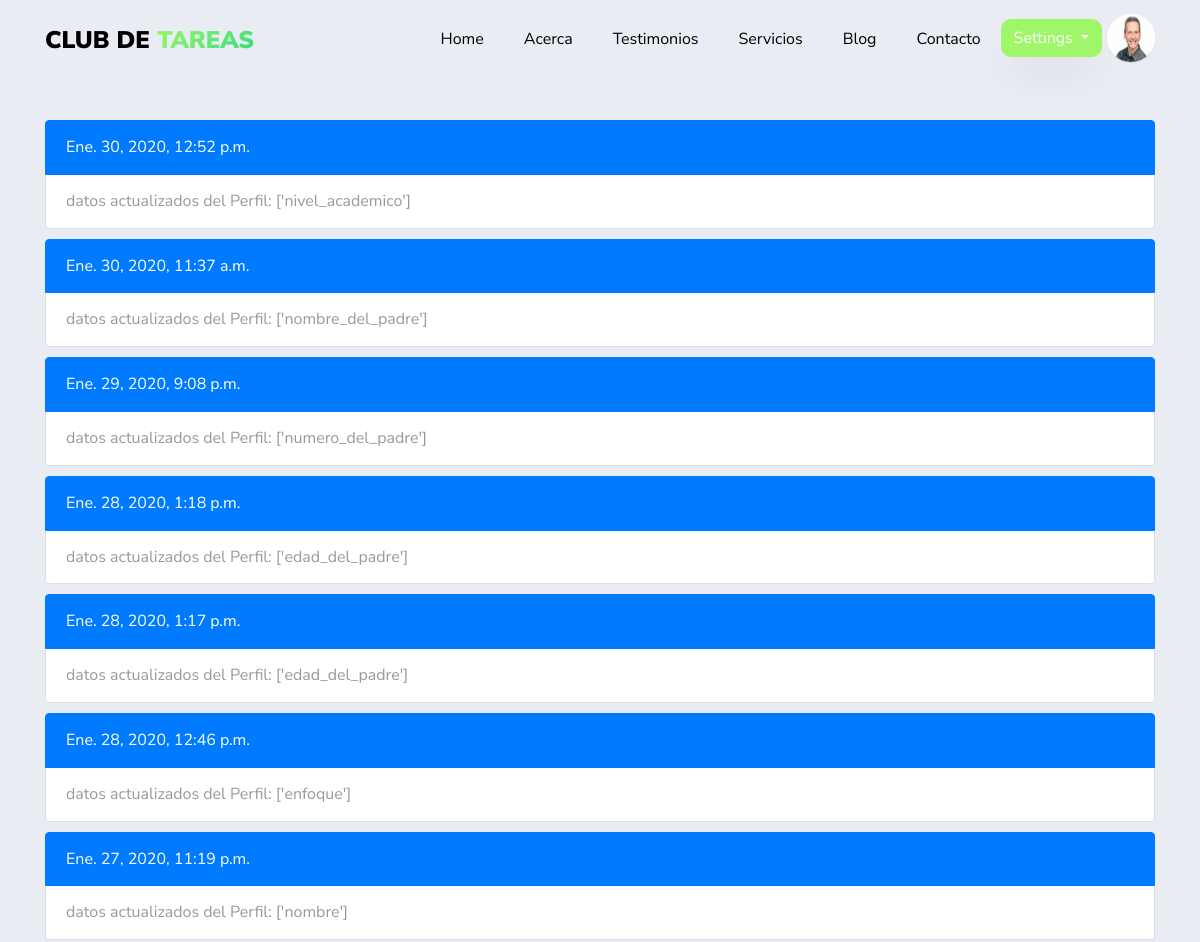
The app's page /historial/ (signed in, upper part), older data.
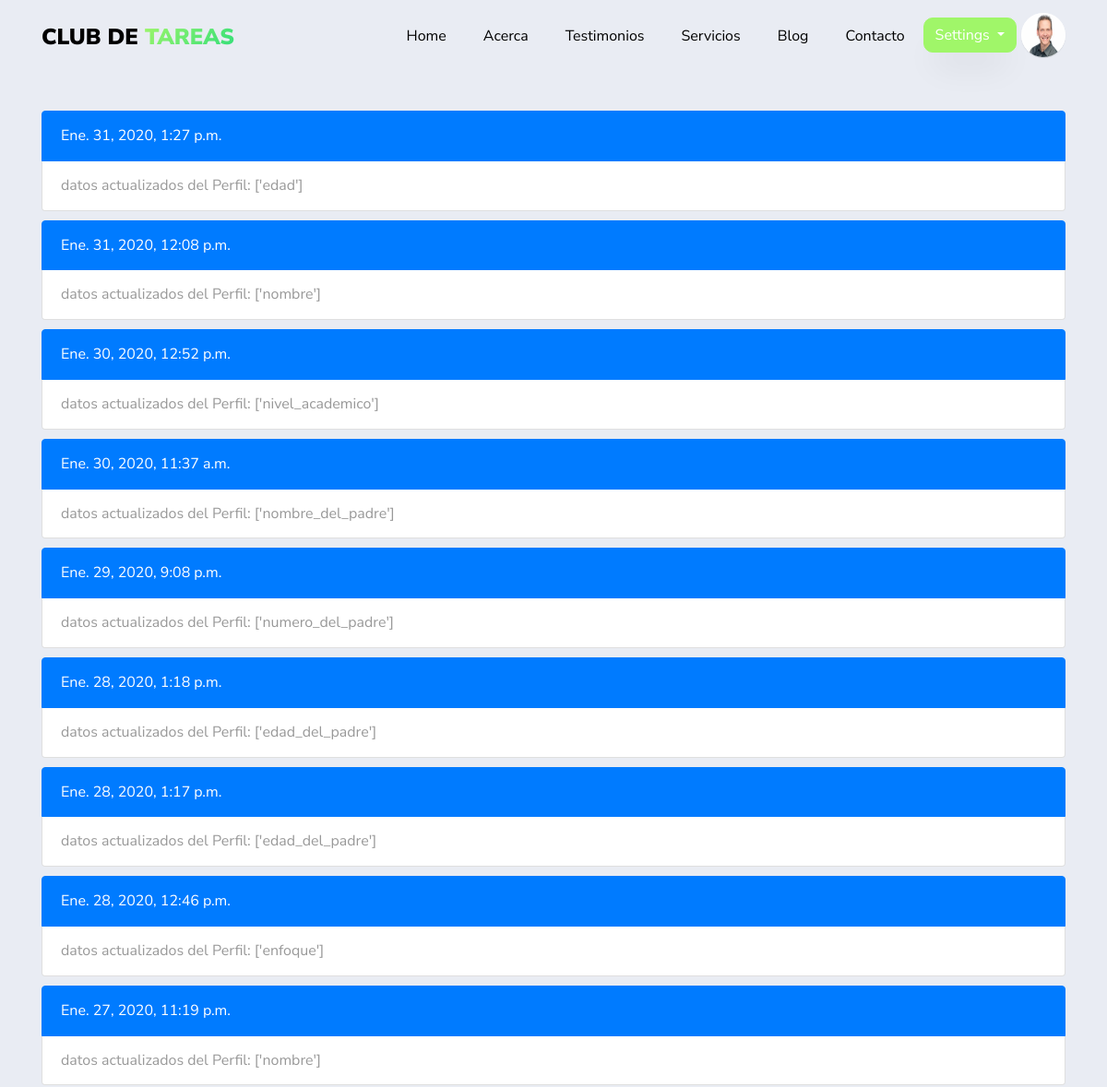
The same page, newer data.
### app/models.py (models this page shows)
class Historial_User(models.Model):
      mensaje = models.CharField(max_length=200)
      usuario = models.ForeignKey(settings.AUTH_USER_MODEL,related_name="historial",on_delete=models.CASCADE,null=True)
      fecha = models.DateTimeField(auto_now_add=True,null=True)
      class Meta:
          verbose_name_plural= "Actividad de los Usuarios"

### app/views.py (the view)
# urls.py: path('historial/',views.historial,name='historial'),
@login_required
def historial(request):
    notificaciones = request.user.historial.all().order_by('-fecha')
    context = {
    'notificaciones': notificaciones
    }
    return render(request,'app/historial.html',context)

### app/templates/app/historial.html (shortened to what this page needs)
{% extends 'app/base.html' %}
{% load static %}
{% block content %}
<section>
  <div class="container">
    <div class="row"  style="margin-top:120px">
        <div class="col-md-12 ftco-animate">
          {% if notificaciones %}
              {% for notifiacion in notificaciones %}
              <ul class="list-group" style="padding-bottom: 10px">
                    <li class="list-group-item active">{{notifiacion.fecha }}</li>
                    <li class="list-group-item">{{ notifiacion.mensaje}}</li>
              </ul>
              {% endfor %}
          {% else %}
          <ul class="list-group" style="padding-bottom: 50px">
                <li class="list-group-item active">Los campos de Perfil no han sido actualizados</li>
          </ul>
          {% endif%}
        </div>
        </div>
    </div>
</section>
{% endblock content%}

Row changes from the older to the newer data that the page shows:
added Historial_User: fecha "Ene. 31, 2020, 1:27 p.m.", mensaje "datos actualizados del Perfil: ['edad']"
added Historial_User: fecha "Ene. 31, 2020, 12:08 p.m.", mensaje "datos actualizados del Perfil: ['nombre']"
